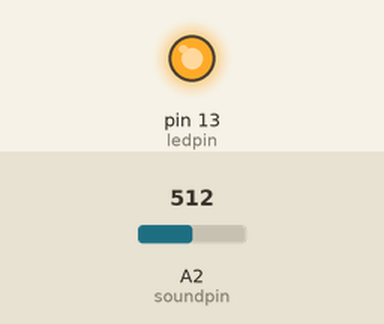
This sketch was run on a simulated Arduino Uno, built with avr-gcc and run on an emulated ATmega328P. Shown: output pins drawn as LEDs (lit = HIGH). The test bench sets the inputs (shaded band); at power-on: A2 (soundpin) = 512.

Above: at 1.8 s.
1.9 s: A2 (soundpin) set to 159
3.4 s: A2 (soundpin) set to 138
At 4.8 s:
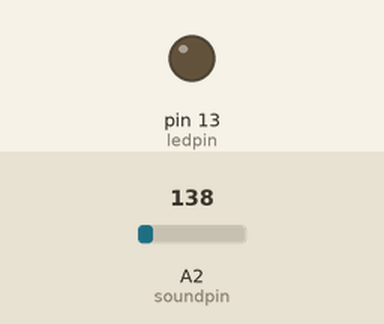
5.5 s: A2 (soundpin) set to 160
At 5.9 s:
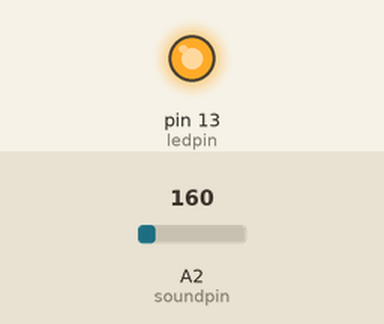
7.0 s: A2 (soundpin) set to 140
At 8.6 s:
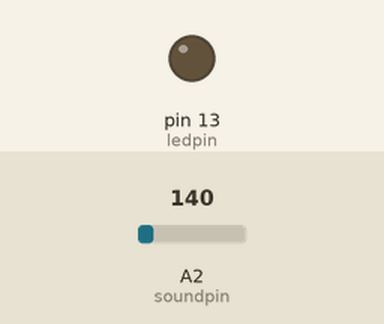
Timing chart, 0 to 10.0 s (numbered marks = the images above; inputs shaded):
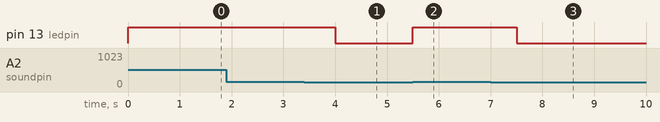

Measured:
- the behaviour switches between 150 and 149 on A2 (soundpin) (found by bisection; images 0 and 1)
- after the input at 1.9 s, every drawn part: stays the same
- after the input at 3.4 s, pin 13 (ledpin): HIGH → LOW after 0.60 s
- after the input at 5.5 s, pin 13 (ledpin): LOW → HIGH at once
- after the input at 7.0 s, pin 13 (ledpin): HIGH → LOW after 0.50 s

The sketch:

BIG_sound.ino
```cpp
const int ledpin = 13;
const int soundpin = A2;
const int threshold = 150;
void setup() {
  Serial.begin(9600);
 pinMode(ledpin , OUTPUT);
 pinMode(soundpin , INPUT);
}

void loop() {
  int soundsens=analogRead(soundpin);
    if (soundsens>=threshold)  {
       digitalWrite(ledpin, HIGH);
    delay(1000);
    }
    else{
         digitalWrite(ledpin,LOW);
         }

}
```
